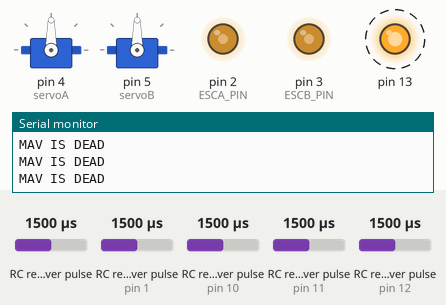
Bench run of a sketch on a simulated Teensy 4. On the bench: 2 × servo, output pins drawn as LEDs (lit = HIGH), the last lines printed to the serial monitor. Wiring (inferred from the names in the program): 5 × RC receiver channel: data pin 0 / data pin 1 / data pin 11 / data pin 12 / data pin 10. Dashed ring = blinking. Inputs (shaded band) come from the test bench; at power-on: RC receiver pulse (sensors on pin 10, pin 12, pin 1, pin 11) 1500 µs, RC receiver pulse 1500 µs.

Above: at 2.27 s.
2.3 s: RC receiver pulse (sensor on pin 10) set to 1510 µs
At 3.6 s:
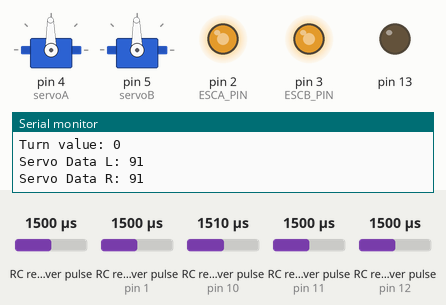
3.9 s: RC receiver pulse (sensor on pin 12) set to 1020 µs
At 4.9 s:
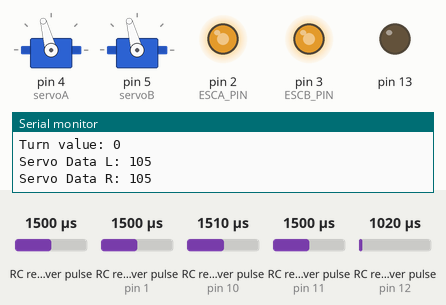
5.4 s: RC receiver pulse (sensor on pin 1) set to 1020 µs
At 6.1 s:
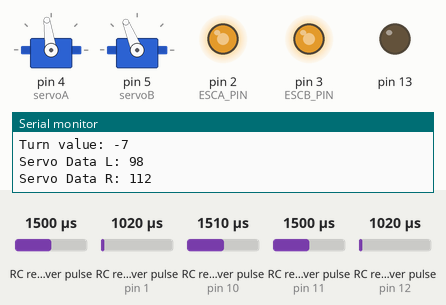
6.9 s: RC receiver pulse (sensor 0) set to 1750 µs
At 7.2 s:
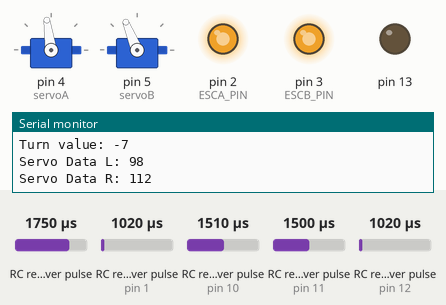
8.4 s: RC receiver pulse (sensor on pin 1) set to 1250 µs
At 9.6 s:
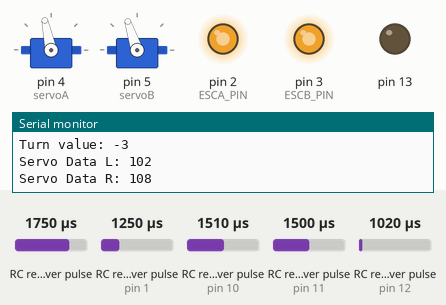
9.9 s: RC receiver pulse (sensor on pin 12) set to 1500 µs
At 10.7 s:
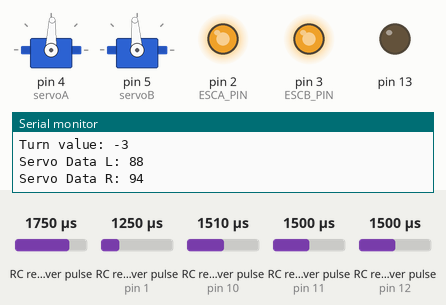
Timing chart, 0 to 12.4 s (numbered marks = the images above; inputs shaded):
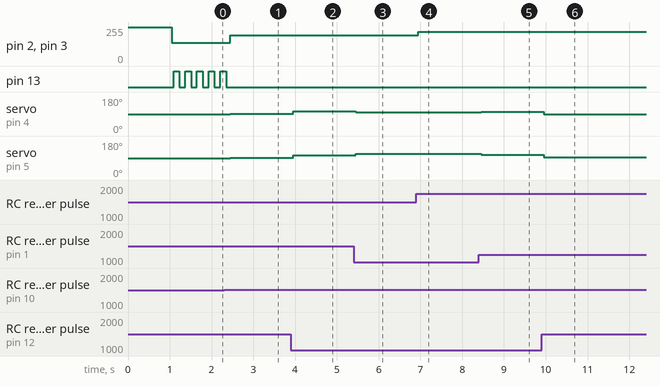

Measured:
- the behaviour switches between 1501 and 1502 µs on RC receiver pulse (sensor on pin 10) (found by bisection; images 0 and 1)
- after the input at 2.3 s, pin 2 (ESCA_PIN), pin 3 (ESCB_PIN): 137/255 → 192/255 after 0.15 s; pin 13: goes on until 2.3 s, then stays LOW; servo on pin 4 (servoA), servo on pin 5 (servoB): 90° → 91° after 0.15 s
- after the input at 3.9 s, servo on pin 4 (servoA), servo on pin 5 (servoB): 91° → 105° after 0.05 s
- after the input at 5.4 s, servo on pin 4 (servoA): 105° → 98° after 0.05 s; servo on pin 5 (servoB): 105° → 112° after 0.05 s
- after the input at 6.9 s, pin 2 (ESCA_PIN), pin 3 (ESCB_PIN): 192/255 → 220/255 after 0.05 s
- after the input at 8.4 s, servo on pin 4 (servoA): 98° → 102° after 0.05 s; servo on pin 5 (servoB): 112° → 108° after 0.05 s
- after the input at 9.9 s, servo on pin 4 (servoA): 102° → 88° after 0.05 s; servo on pin 5 (servoB): 108° → 94° after 0.05 s
- by itself, pin 13: alternates HIGH for 0.14 s and LOW for 0.14 s

The sketch:

MAV_FC_V2-0.ino
```cpp
// Firmware for 2020 MAV Flight Controller
// includes yaw, pitch, and roll control

#include <Servo.h>

#include "Globals.h"

void initControlRX(){
  for(int i = 0; i < num_channels; i++){
      pinMode(pins[i], INPUT);    //PWM input pins (outlined in pins array from ch 1-8)
    }
}

void initServos(){        // init the two servos
  servoL.attach(servoA);
  servoR.attach(servoB);

  servoL.write(SERVO_ZERO);     //move both servos to zero position
  servoR.write(SERVO_ZERO);
}

void initESCs(){
  pinMode(escA, OUTPUT);
  pinMode(escB, OUTPUT);
  analogWriteFrequency(escA, 16000);     //set pin 0 frequency to 16kHz
  analogWriteFrequency(escB, 16000);     //set pin 1 frequency to 16kHz
  analogWriteResolution(10);
  analogWrite(escA, 1024);
  analogWrite(escB, 1024);
  delay(1000);
}

void controlRXRead(){
  int duration; // Duration of the pulse
  int temp;

  for(int i = 1; i < num_channels+1; i++){
      duration = pulseIn(pins[i-1], HIGH);
       temp = duration - 990;

      if(temp < 0){
         temp = 0;
      }
      else if(temp > 1024){
        temp = 1024;
      }
      channel_data[i-1] = temp;
      //Serial.println((String)"Channel " + (i-1) + (String)": " + channel_data[i-1]);
    }
}

void updateThrottle(){
  int offset = 0;


  rot = (channel_data[3] - 512)/yaw_scale;
  //Serial.println((String)"Rotation Value " + rot);

  throttleA = map(channel_data[0], 0, 1024, min_throttle, max_throttle) + rot;
  throttleB = map(channel_data[0], 0, 1024, min_throttle, max_throttle) - rot;

  offset = map(throttleB, 550, 1000, 0, max_offset); //should be sort of linearly scaling. Change bounds to macros later
  throttleB += offset;
  //Serial.println((String)"Offset Value " + offset);


  //Serial.println((String)"Throttle throttleA: " + throttleA);
  //Serial.println((String)"Throttle throttleB: " + throttleB);

  //data = 170;
  analogWrite(escA,throttleA);
  analogWrite(escB,throttleB);
}

void updateServos(){
  int servoValL;
  int servoValR;
  int turn;


  turn = (channel_data[1] - 512)/turn_scale;

  servoValL = channel_data[2]; //forward and back channel
  servoValR = channel_data[2]; //forward and back channel

  Serial.println((String)"Channel Data: " + channel_data[1]); //prints the turn data
  Serial.println((String)"Turn value: " + turn); //prints the turn data

  //this returns it in terms of an angle from 0 to 180
  servoValL = map(servoValL, 0, 1024, max_servo_val, min_servo_val); //used to be:  servoValL = (servoValL*180)/1024; changed to make left and right turn correctly
  servoValR = map(servoValR, 0, 1024, max_servo_val, min_servo_val);//(servoValR*180)/1024; //used to be:  servoValR = 180 - (servoValR*180)/1024; changed to make left and right turn correctly

  servoValL += turn;
  servoValR -= turn;

  Serial.println((String)"Servo Data L: " + servoValL);
  Serial.println((String)"Servo Data R: " + servoValR);

  servoL.write(servoValL);
  servoR.write(servoValR);
}

// setup serial and input, output pins
void setup(){
  int temp = 0;
  int duration = 0;
  int channel = 0;
  pinMode(13, OUTPUT);
  Serial.begin(9600);

  initControlRX();

  initServos();

  initESCs();

  Serial.println("-Boot Complete-");
}


void loop()
{

  while(1){
  controlRXRead();    //store input from remote tx in channel_data[] array

  while(channel_data[4] < 512){
    Serial.println("MAV IS DEAD");
    servoL.write(90);
    servoR.write(90);
    analogWrite(escA, min_throttle);
    analogWrite(escB, min_throttle);
    controlRXRead();
    debugLEDstate ^= 1;
    digitalWrite(13, debugLEDstate);
    delay(100);
  }
  if(debugLEDstate == 1){
    debugLEDstate = 0;
    digitalWrite(13, debugLEDstate);
  }

  updateThrottle();   //update esc duty cycle based on left control stick

  updateServos();     //update servo positions based on right control stick

  delay(50);          //teensy2fast
  }
}
```

Globals.h
```cpp
#include "PinAssignments.h"
#define SERVO_ZERO 90


const int num_channels = USED_CHANNELS;
int channel_data[num_channels];
int pins[8] = {CH1_PIN, CH2_PIN, CH3_PIN, CH4_PIN, CH5_PIN, CH6_PIN, CH7_PIN, CH8_PIN};    // Check what pin to use
byte escA = ESCA_PIN;                              // change this
byte escB = ESCB_PIN;                           //change this
byte servoA = 4;
byte servoB = 5;
int throttle = 55;
int throttle_step = 0;
int throttleA = 0;
int throttleB = 0;
int rot = 0;
int yaw_scale = 64; //128;
byte max_offset = 2;
int min_throttle = 550;
int max_throttle = 1000;
byte debugLEDstate = 0;

//servo stuff
Servo servoL;
Servo servoR;
int max_servo_val = 105;
int min_servo_val = 75;
int turn_scale = 64;
```

PinAssignments.h
```cpp
#define ESCA_PIN 2
#define ESCB_PIN 3
#define SERVOA_PIN 4
#define SERVOB_PIN 5
#define USED_CHANNELS 5
#define CH1_PIN 0
#define CH2_PIN 1
#define CH3_PIN 12
#define CH4_PIN 11
#define CH5_PIN 10
#define CH6_PIN 9
#define CH7_PIN 14
#define CH8_PIN 15
```
